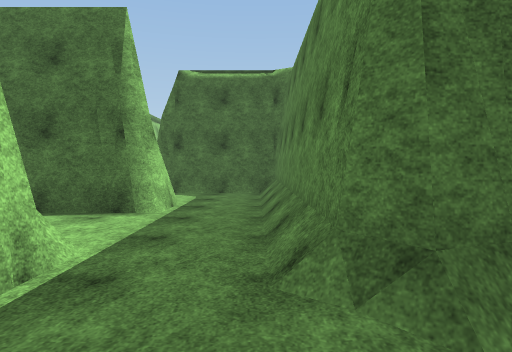
View 1 (above)

17 first-person views from a walk through a scene from a Unity 3-D project. The camera is 1.5 m above the floor, tilts 2° down and sees 75° across. The floor is counted in squares, 2 m on a side. Each view is taken from the middle of a square. On the plan, view 1 faces up. The plan holds only what a view shows up to about 11 squares ahead; the rest is blank. The place goes on beyond the plan. Surface patterns are stand-ins for the level's own textures.

View 2
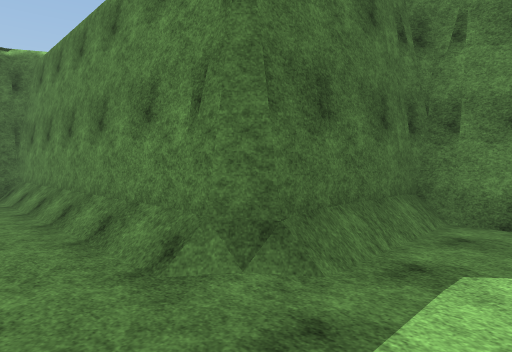

View 3
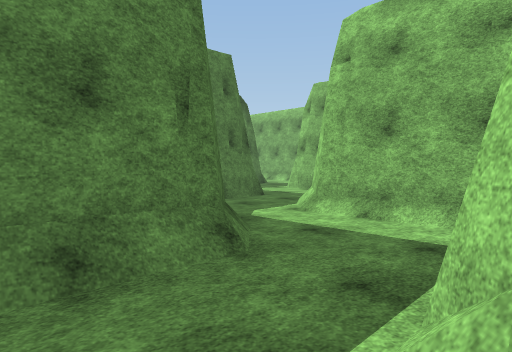

View 4
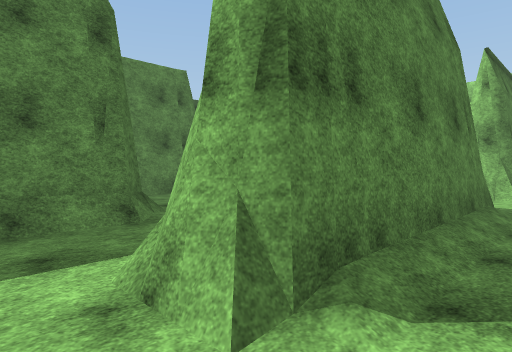

View 5
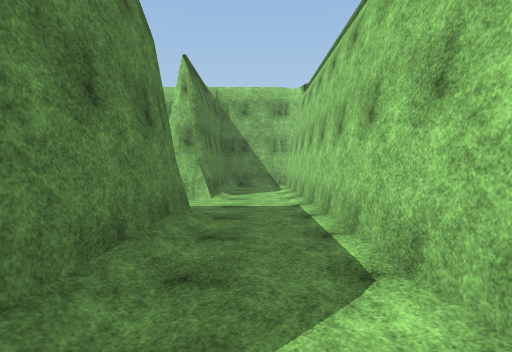

View 6
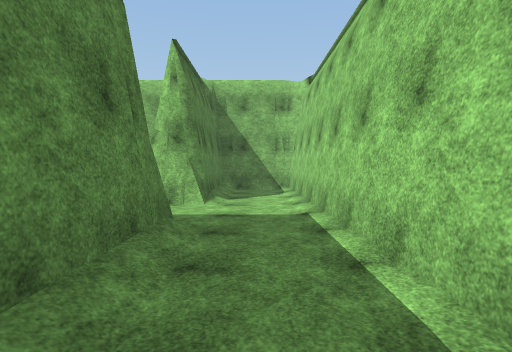

View 7
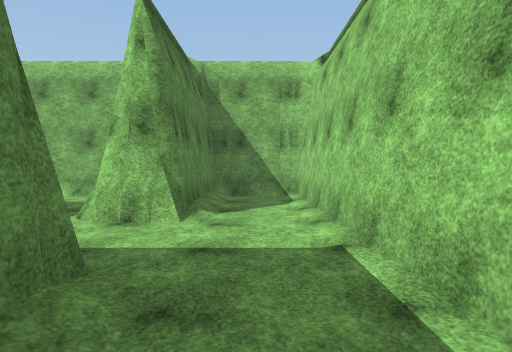

View 8
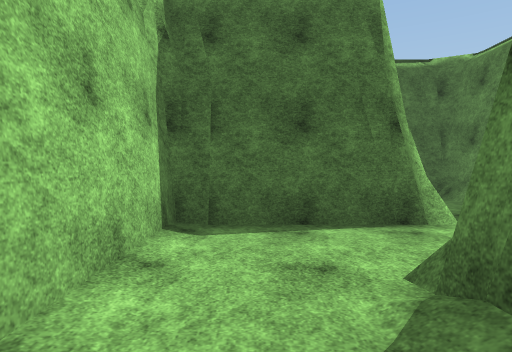

View 9
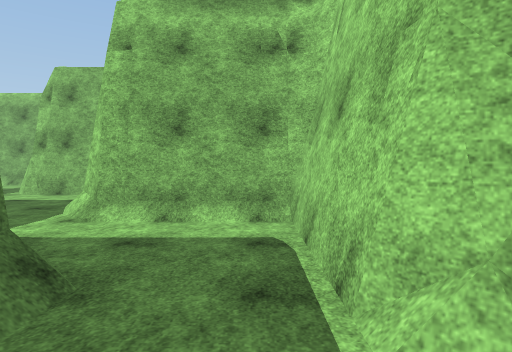

View 10
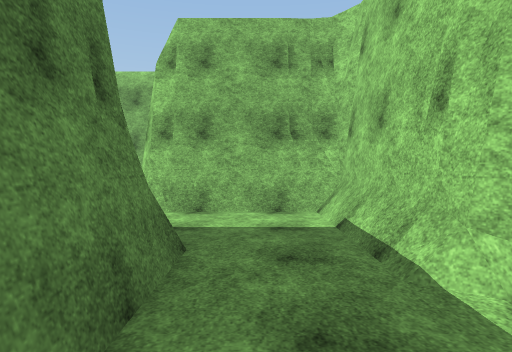

View 11
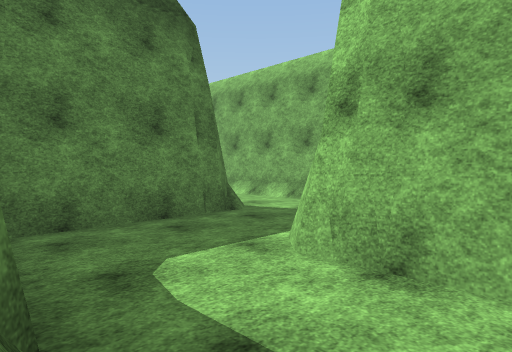

View 12
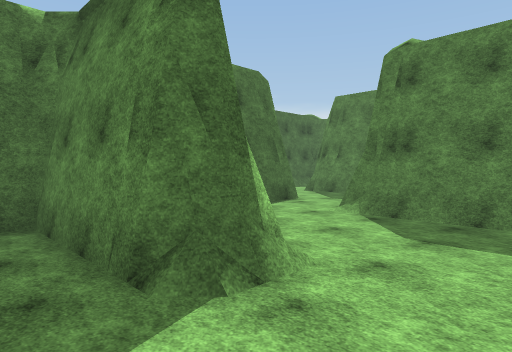

View 13
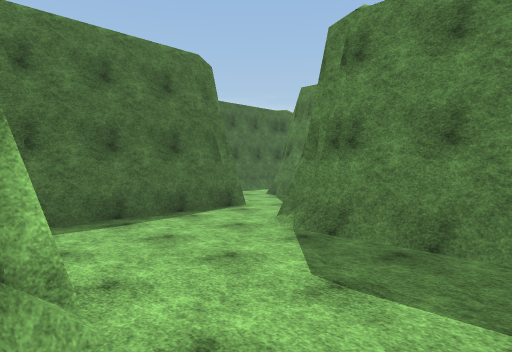

View 14
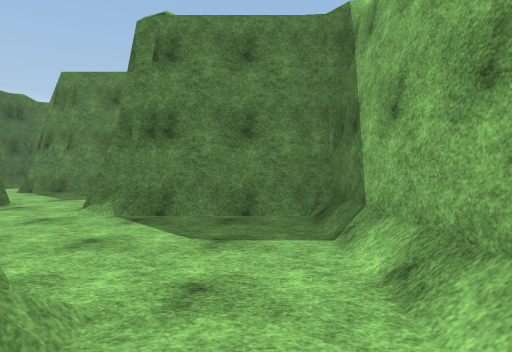

View 15
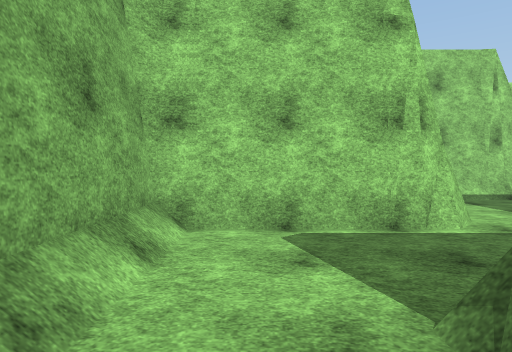

View 16
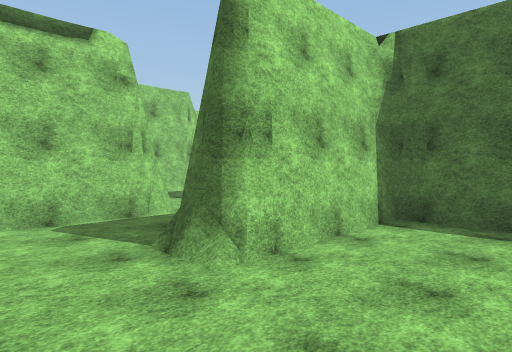

View 17
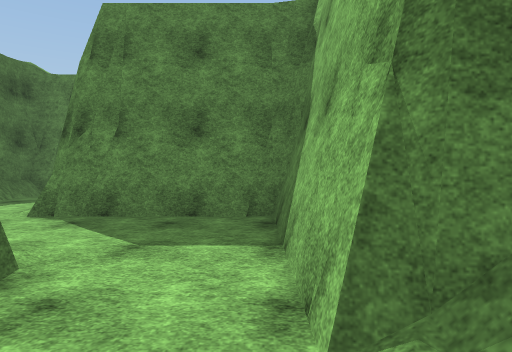

### Floor plan
Key: @ floor where view 1 was taken; # wall or solid block; . floor; / step, stairs or slope.
Columns run from 5 left of view 1 to 20 right of it. Each row starts with its distance up from view 1.
  9   #####
  8    ../#
  7    ../#
  6    #./#
  5 ####./#
  4 #..../#
  3 #.##./#
  2 #.##./####             ###
  1 #.##.....#            ...#
  0 #.##.@...#          ...
 -1 #.######.#         ..#
 -2 #.#    #.##########..#
 -3 #...   #....##.......#
 -4 #...   #....##.......#
 -5 #.##.  ####.##...#####
 -6 #.# ..    #..#...#
 -7 #.#  .    #......#
 -8 #/#  //   #//////#
 -9 ###  ##   ########

Where each view was taken, in squares from view 1:
view 1: 0 up, 0 right, facing up
view 2: 0 up, 1 left, facing up-right
view 3: 4 up, 2 left, facing down-right
view 4: 4 up, 4 left, facing down-right
view 5: 3 up, 4 left, facing down
view 6: 2 up, 4 left, facing down
view 7: 0 up, 4 left, facing down
view 8: 1 up, 4 left, facing up
view 9: 4 up, 1 left, facing down
view 10: 1 up, 3 right, facing down
view 11: 2 down, 3 right, facing down-right
view 12: 8 down, 6 right, facing up-right
view 13: 8 down, 8 right, facing up-right
view 14: 7 down, 7 right, facing right
view 15: 7 down, 9 right, facing left
view 16: 8 down, 11 right, facing up-left
view 17: 4 down, 11 right, facing right
